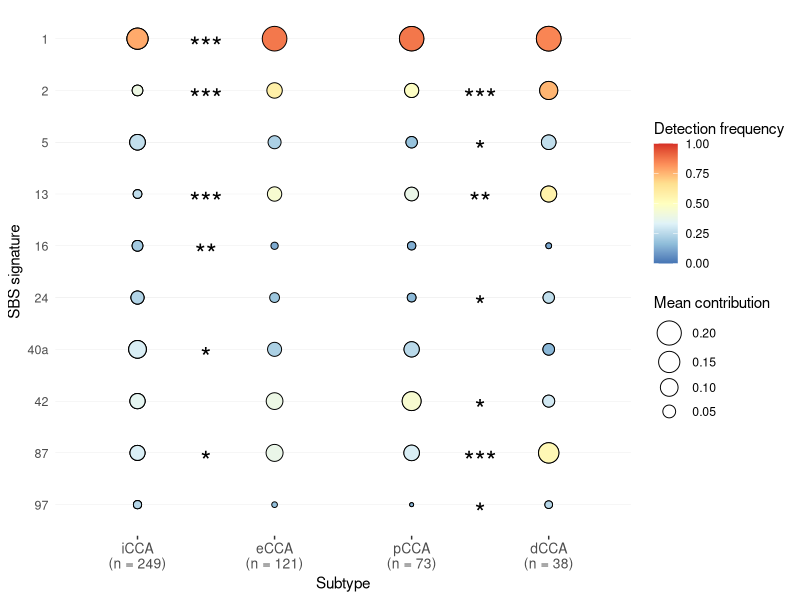

This chart was generated by the following R code:
# Purpose: Plot mean contribution and detection frequency of mutational signatures in CCA

library(data.table)
library(ggplot2)


for_plot = fread('output/signature_comparisons.txt')
for_plot[, short_signature := sub('SBS', '', signature)]
for_plot = rbind(for_plot[, .(comparison, short_signature, cca_type = grp1, detection_frequency = grp1.detection, contribution = grp1.mean, signif_label)],
                        for_plot[, .(comparison, short_signature, cca_type = grp2, detection_frequency = grp2.detection, contribution = grp2.mean, signif_label)])

# Remove signatures that are infrequently detected and have low contributions.
minor_sigs = for_plot[, .(highest_detection = max(detection_frequency), highest_contrib = max(contribution)),
                                   by = 'short_signature'][highest_detection < .2 & highest_contrib < .05, short_signature]
for_plot = for_plot[! short_signature %in% minor_sigs]

# Get sample counts
signature_attributions = fread('output/final_unblended_signature_weights.txt')
sample_counts_by_type = signature_attributions[, .N, by = 'cca_type']
ehc_count = sample_counts_by_type[cca_type != 'IHC', sum(N)]
sample_counts_by_type[cca_type == 'EHC', N := ehc_count]
sample_counts_by_type[, count_label := paste0('(n = ', N, ')')]
for_plot[sample_counts_by_type, count_label := count_label, on = 'cca_type' ]

# Build subtype labels
for_plot[, type_label := fcase(cca_type == 'IHC', paste0('iCCA\n', count_label),
                             cca_type == 'PHC', paste0('pCCA\n', count_label),
                             cca_type == 'DCC', paste0('dCCA\n', count_label),
                             cca_type == 'EHC', paste0('eCCA\n', count_label))]

for_type_labeling = setNames(unique(for_plot$type_label), unique(for_plot$cca_type))
for_plot[, cca_type := factor(cca_type, levels = c('IHC', 'EHC', 'PHC', 'DCC'))]

# Will denote significance for two sets of group comparisons
signif_labels = unique(for_plot[comparison %in% c('IHC-EHC', 'DCC-PHC'), .(comparison, short_signature, signif_label)])
signif_labels[, x := fcase(comparison == 'IHC-EHC', 1.5,
                           comparison == 'DCC-PHC', 3.5)]

# Sort by (mostly) numerical signature
for_plot[, sig_num := as.numeric(gsub('[^0-9]', '', short_signature))] # remove all non-numeric
for_plot[, sig_suffix := sub('^\\d+', '', short_signature)]
for_plot = for_plot[order(-sig_num, -sig_suffix)]
for_plot[, c('signif_label', 'sig_num', 'sig_suffix', 'comparison') := NULL]
for_plot[, short_signature := factor(short_signature, levels = unique(for_plot$short_signature))]

dotplot = ggplot(data = for_plot, 
                 aes( y = short_signature, x = cca_type, fill = detection_frequency, size = contribution)) +
  geom_point(shape = 21) +
  geom_text(data = signif_labels, aes(label = signif_label, x = x, y = short_signature), 
            nudge_y = -0.15, size = 7, na.rm = TRUE, inherit.aes = FALSE) +
  scale_x_discrete(labels = for_type_labeling) + scale_y_discrete() +
  scale_fill_distiller(palette = "RdYlBu", limits = c(0, 1)) +
  scale_size(range = c(1, 8)) +
  labs(x = "Subtype", y = "SBS signature", fill = "Detection frequency", size = "Mean contribution") +
  theme_bw() +
  theme(axis.text.x = element_text(size = 10), 
        axis.text.y = element_text(size = 9), 
        panel.grid.major.x = element_blank(), 
        panel.grid.major.y = element_line(linewidth = 0.05, color = "grey"),
        panel.border = element_blank(), axis.ticks.y = element_blank()) +
  guides(size = guide_legend(reverse = TRUE))

# save plot
ggsave(file = 'figures/figure3.png', plot = dotplot, height = 4, width = 9, units = 'in')

